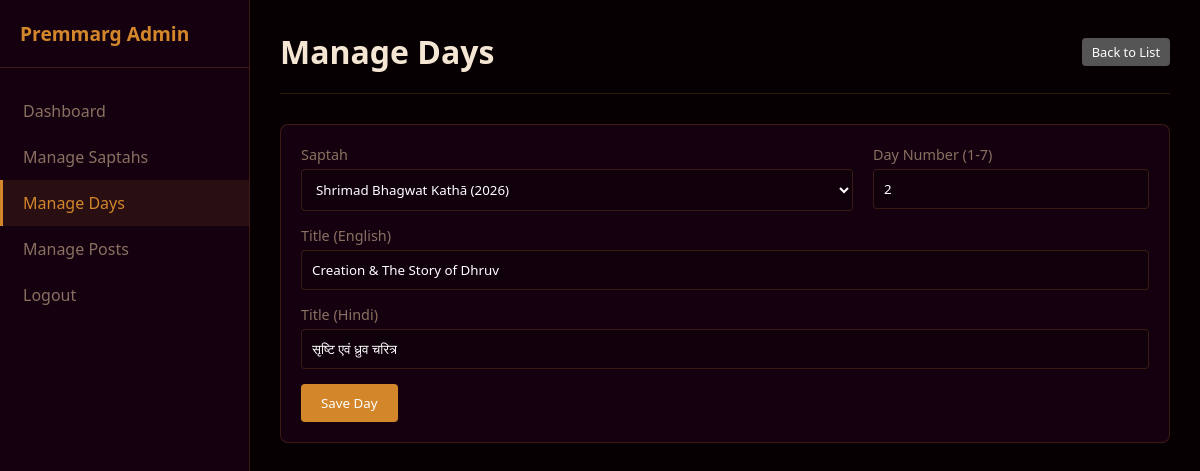
The page /admin/days.php?action=edit&id=2 (signed in) on the database its author committed.
### tables this page shows
CREATE TABLE IF NOT EXISTS days (
    id INT AUTO_INCREMENT PRIMARY KEY,
    saptah_id INT NOT NULL,
    day_number INT NOT NULL,
    title VARCHAR(255) NOT NULL,
    title_hi VARCHAR(255) DEFAULT NULL,
    created_at TIMESTAMP DEFAULT CURRENT_TIMESTAMP,
    FOREIGN KEY (saptah_id) REFERENCES saptah(id) ON DELETE CASCADE,
    UNIQUE KEY unique_saptah_day (saptah_id, day_number)
);

CREATE TABLE IF NOT EXISTS saptah (
    id INT AUTO_INCREMENT PRIMARY KEY,
    title VARCHAR(255) NOT NULL,
    title_hi VARCHAR(255) DEFAULT NULL,
    slug VARCHAR(255) NOT NULL UNIQUE,
    location VARCHAR(255) DEFAULT NULL,
    year INT DEFAULT NULL,
    description TEXT DEFAULT NULL,
    description_hi TEXT DEFAULT NULL,
    image_url VARCHAR(500) DEFAULT NULL,
    created_at TIMESTAMP DEFAULT CURRENT_TIMESTAMP
);

### admin/days.php (the view, shortened to what this page needs)
<?php
require_once 'header.php';
$action = $_GET['action'] ?? 'list';
$id = $_GET['id'] ?? 0;
?>
<div class="header">
    <h1>Manage Days</h1>
    <?php if($action == 'list'): ?>
        <a href="?action=edit" class="btn">Add New Day</a>
    <?php else: ?>
        <a href="days.php" class="btn btn-sm" style="background:#555">Back to List</a>
    <?php endif; ?>
</div>
<?php if ($action == 'list'): ?>
<div class="card">
    <table>
        <tr><th>ID</th><th>Saptah</th><th>Day #</th><th>Title</th><th>Title (Hi)</th><th>Actions</th></tr>
        <?php
        $stmt = $pdo->query('SELECT d.*, s.title as saptah_title FROM days d JOIN saptah s ON d.saptah_id = s.id ORDER BY d.saptah_id DESC, d.day_number ASC');
        while ($row = $stmt->fetch()):
        ?>
        <tr>
            <td><?= $row['id'] ?></td>
            <td><?= htmlspecialchars($row['saptah_title']) ?></td>
            <td>Day <?= $row['day_number'] ?></td>
            <td><?= htmlspecialchars($row['title']) ?></td>
            <td><?= htmlspecialchars($row['title_hi']) ?></td>
            <td>
                <a href="?action=edit&id=<?= $row['id'] ?>" class="btn btn-sm">Edit</a>
                <a href="?action=delete&id=<?= $row['id'] ?>" class="btn btn-sm btn-danger" onclick="return confirm('Delete this Day and all its posts?')">Delete</a>
            </td>
        </tr>
        <?php endwhile; ?>
    </table>
</div>
<?php elseif ($action == 'edit'):
    $day = ['saptah_id'=>'', 'day_number'=>'', 'title'=>'', 'title_hi'=>''];
    if ($id) {
        $stmt = $pdo->prepare('SELECT * FROM days WHERE id=?');
        $stmt->execute([$id]);
        $day = $stmt->fetch() ?: $day;
    }
    $saptahs = $pdo->query('SELECT id, title, year FROM saptah ORDER BY year DESC')->fetchAll();
?>
<div class="card">
    <form method="post">
        <div style="display:flex; gap:20px">
            <div class="form-group" style="flex:2">
                <label>Saptah</label>
                <select name="saptah_id" required>
                    <?php foreach($saptahs as $s): ?>
                        <option value="<?= $s['id'] ?>" <?= $s['id']==$day['saptah_id']?'selected':'' ?>><?= htmlspecialchars($s['title'] . ' (' . $s['year'] . ')') ?></option>
                    <?php endforeach; ?>
                </select>
            </div>
            <div class="form-group" style="flex:1">
                <label>Day Number (1-7)</label>
                <input type="number" name="day_number" value="<?= htmlspecialchars($day['day_number']) ?>" min="1" max="7" required>
            </div>
        </div>
        <div class="form-group">
            <label>Title (English)</label>
            <input type="text" name="title" value="<?= htmlspecialchars($day['title']) ?>" required>
        </div>
        <div class="form-group">
            <label>Title (Hindi)</label>
            <input type="text" name="title_hi" value="<?= htmlspecialchars($day['title_hi']) ?>" required>
        </div>
        <button type="submit" class="btn">Save Day</button>
    </form>
</div>
<?php endif; ?>
<?php require_once 'footer.php'; ?>

### admin/admin_style.css (style rules this page uses)
:root { --primary: #d4872a; --primary-dark: #a86218; --bg-dark: #060003; --bg-card: #150010; --text-main: #f5e6d3; --text-muted: #8a7060; --border: rgba(212,135,42,0.2); --error: #e53e3e; --success: #38a169; }
* { box-sizing: border-box; margin: 0; padding: 0; font-family: 'Segoe UI', Tahoma, Geneva, Verdana, sans-serif; }
body { background: var(--bg-dark); color: var(--text-main); }
a { color: var(--primary); text-decoration: none; }
.header { display: flex; justify-content: space-between; align-items: center; margin-bottom: 30px; padding-bottom: 20px; border-bottom: 1px solid var(--border); }
.card { background: var(--bg-card); border: 1px solid var(--border); border-radius: 8px; padding: 20px; margin-bottom: 20px; }
.form-group { margin-bottom: 15px; }
label { display: block; margin-bottom: 5px; color: var(--text-muted); font-size: 0.9rem; }
input[type="text"], input[type="password"], input[type="number"], select, textarea { width: 100%; padding: 10px; border: 1px solid var(--border); background: rgba(0,0,0,0.2); color: #fff; border-radius: 4px; }
.btn { display: inline-block; padding: 10px 20px; background: var(--primary); color: #fff; border: none; border-radius: 4px; cursor: pointer; text-align: center; }
.btn-sm { padding: 5px 10px; font-size: 0.8rem; }

### rows shown on the page
days: saptah_id "Shrimad Bhagwat Kathā (2026)", day_number "2", title "Creation & The Story of Dhruv", title_hi "सृष्टि एवं ध्रुव चरित्र"
